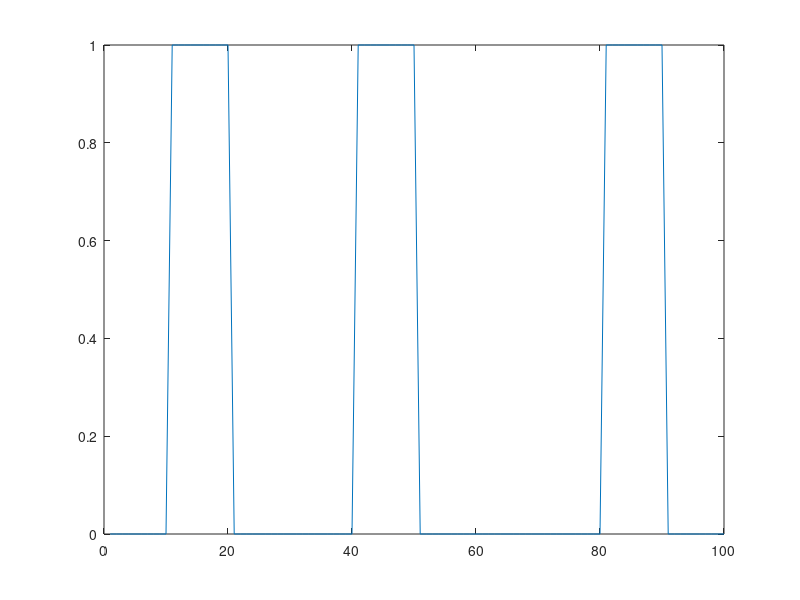
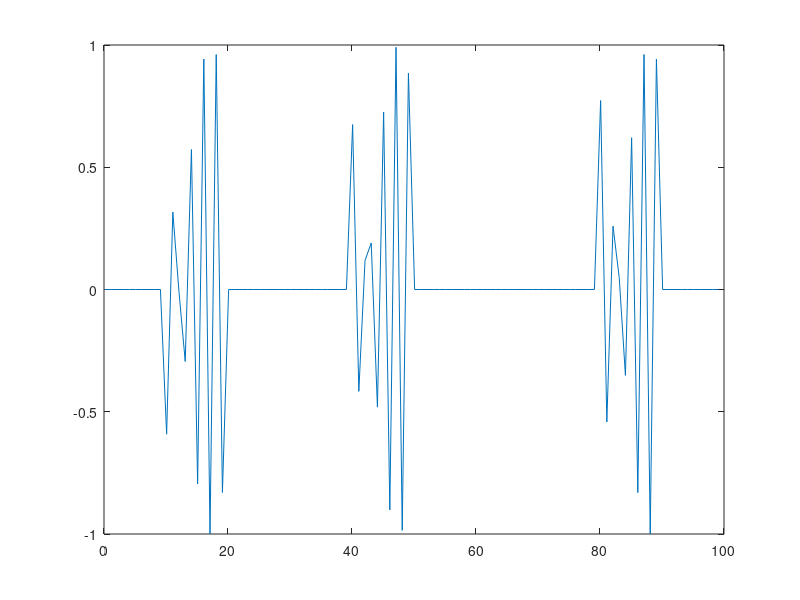
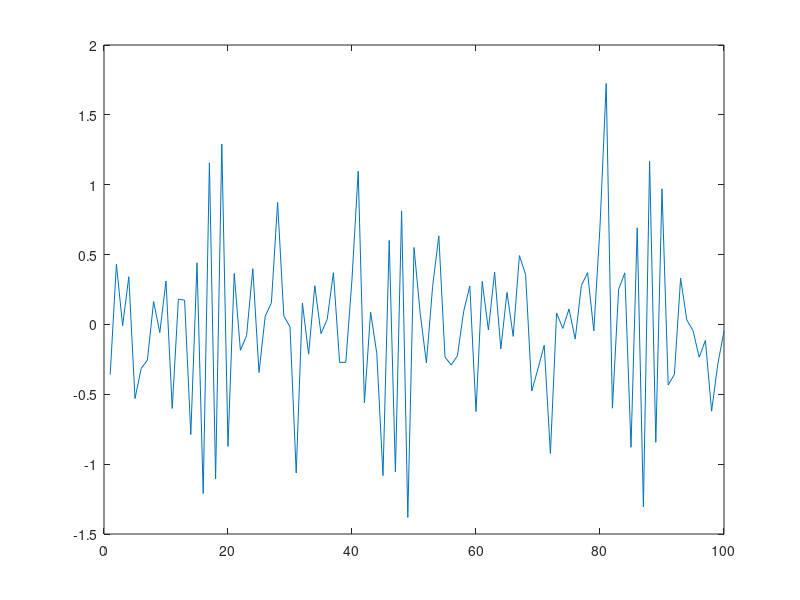

Reproduce these figures in MATLAB, in order. (Note: this script raises an error after producing the figures.)
close all;
clear all;
x = rand(1,10);
y = round(x);
k = 1;
for i = 1:10
    for j = 1:10
        z(k) = y(i);
        k = k+1;
    end;
end;
figure(1);
plot(z);
t= 0.1:1:100;


w = z.*cos(10000*t);
figure(2);
plot(t,w);
s = awgn(w,10);
figure(3);
plot(s);
c = s.*cos(10000.*t);

for l = 1:100
    c2= diff(fnval(fnint(c),[l-1 l]));
    if(abs(c2) > 0.8)
        out(l) = 1;
    else
        out(l) = 0;
    end;
end;
figure(4);
plot(out);